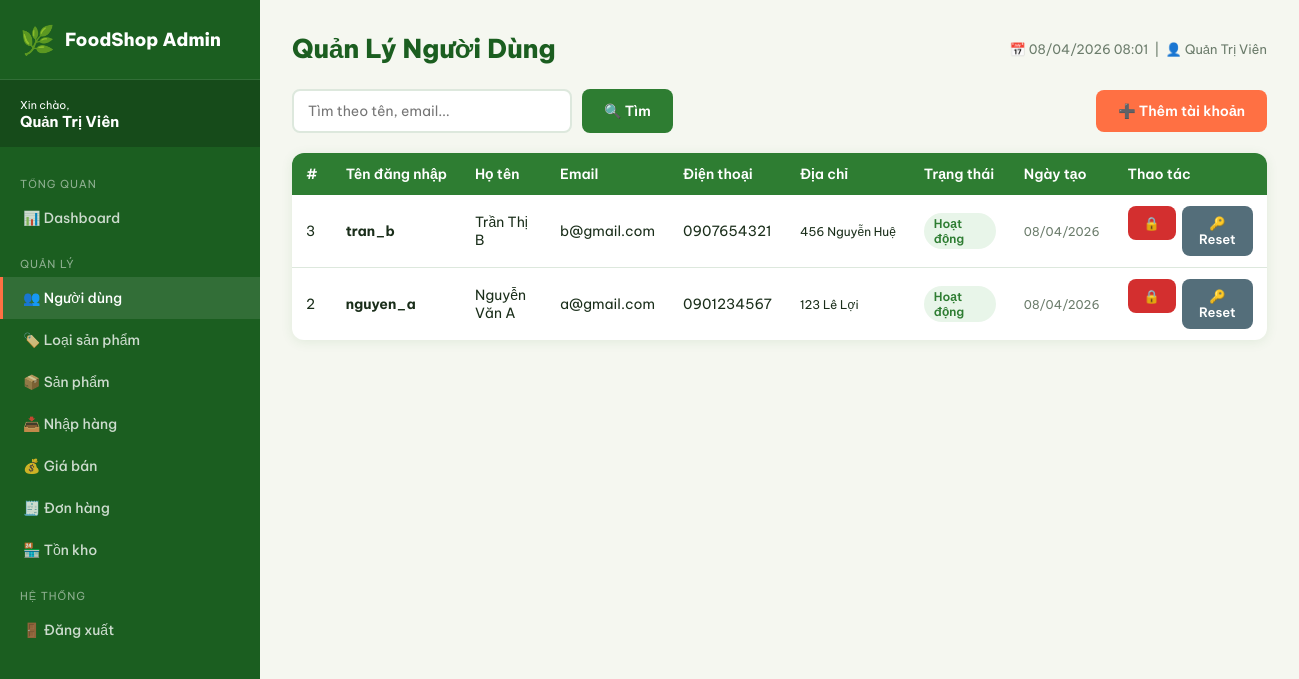
The page /admin/users.php (signed in) on the database its author committed.
### tables this page shows
CREATE TABLE users (
    id INT AUTO_INCREMENT PRIMARY KEY,
    username VARCHAR(100) NOT NULL UNIQUE,
    password VARCHAR(255) NOT NULL,
    fullname VARCHAR(200) NOT NULL,
    email VARCHAR(200) UNIQUE,
    phone VARCHAR(20),
    address TEXT,
    ward VARCHAR(100),
    district VARCHAR(100),
    city VARCHAR(100),
    role ENUM('admin','customer') DEFAULT 'customer',
    status ENUM('active','locked') DEFAULT 'active',
    created_at TIMESTAMP DEFAULT CURRENT_TIMESTAMP
);

### config/functions.php (called while the page is built, shortened)
<?php
function sanitize($str) {
    return htmlspecialchars(trim($str), ENT_QUOTES, 'UTF-8');
}

### admin/users.php (the view, shortened to what this page needs)
<?php
require_once 'includes/header.php';
$q = trim($_GET['q'] ?? '');
$where = "WHERE role='customer'";
$params = [];
$stmt = $pdo->prepare("SELECT * FROM users $where ORDER BY id DESC");
$stmt->execute($params);
$users = $stmt->fetchAll();
?>
<div style="display:flex;justify-content:space-between;align-items:center;margin-bottom:20px;">
    <form style="display:flex;gap:10px;">
        <input type="text" name="q" class="form-control" placeholder="Tìm theo tên, email..." value="<?= sanitize($q) ?>" style="width:280px">
        <button type="submit" class="btn btn-primary">🔍 Tìm</button>
    </form>
    <button class="btn btn-accent" onclick="document.getElementById('modal-add').style.display='flex'">➕ Thêm tài khoản</button>
</div>
<div class="card">
    <div class="table-wrap">
        <table class="table">
            <thead><tr>
                <th>#</th><th>Tên đăng nhập</th><th>Họ tên</th><th>Email</th><th>Điện thoại</th><th>Địa chỉ</th><th>Trạng thái</th><th>Ngày tạo</th><th>Thao tác</th>
            </tr></thead>
            <tbody>
            <?php foreach ($users as $u): ?>
            <tr>
                <td><?= $u['id'] ?></td>
                <td><strong><?= sanitize($u['username']) ?></strong></td>
                <td><?= sanitize($u['fullname']) ?></td>
                <td><?= sanitize($u['email']) ?></td>
                <td><?= sanitize($u['phone']) ?></td>
                <td style="max-width:200px;white-space:nowrap;overflow:hidden;text-overflow:ellipsis;font-size:12px;"><?= sanitize($u['address']) ?></td>
                <td><span class="badge <?= $u['status']==='active'?'badge-success':'badge-danger' ?>"><?= $u['status']==='active'?'Hoạt động':'Bị khóa' ?></span></td>
                <td style="font-size:12px;color:var(--text-muted)"><?= date('d/m/Y', strtotime($u['created_at'])) ?></td>
                <td>
                    <div style="display:flex;gap:6px;">
                        <form method="POST" style="display:inline">
                            <button type="submit" class="btn <?= $u['status']==='active'?'btn-danger':'btn-primary' ?> btn-sm"
                                onclick="return confirm('<?= $u['status']==='active'?'Khóa':'Mở khóa' ?> tài khoản này?')">
                                <?= $u['status']==='active'?'🔒':'🔓' ?>
                            </button>
                        </form>
                        <form method="POST" style="display:inline">
                            <button type="submit" class="btn btn-secondary btn-sm" onclick="return confirm('Reset mật khẩu về 123456?')">🔑 Reset</button>
                        </form>
                    </div>
                </td>
            </tr>
            <?php endforeach; ?>
            </tbody>
        </table>
    </div>
</div>
<?php require_once 'includes/footer.php'; ?>

### assets/css/style.css (style rules this page uses)
:root { --primary: #2e7d32; --primary-light: #4caf50; --primary-dark: #1b5e20; --accent: #ff7043; --accent-light: #ff8a65; --bg: #f5f7f0; --white: #ffffff; --text: #1a2e1a; --text-muted: #6b7c6b; --border: #dde8dd; --shadow: 0 2px 12px rgba(46,125,50,0.10); --shadow-hover: 0 8px 32px rgba(46,125,50,0.18); --radius: 12px; --radius-sm: 8px; }
* { box-sizing: border-box; margin: 0; padding: 0; }
body { font-family: 'Be Vietnam Pro', sans-serif; background: var(--bg); color: var(--text); min-height: 100vh; }
.btn { display: inline-flex; align-items: center; justify-content: center; gap: 6px; padding: 10px 20px; border-radius: var(--radius-sm); font-family: inherit; font-size: 14px; font-weight: 600; cursor: pointer; border: 2px solid transparent; transition: all 0.2s; text-decoration: none; }
.btn-primary { background: var(--primary); color: white; }
.btn-accent { background: var(--accent); color: white; }
.btn-sm { padding: 7px 14px; font-size: 13px; }
.btn-danger { background: #d32f2f; color: white; }
.btn-secondary { background: #546e7a; color: white; }
.form-control { width: 100%; padding: 11px 14px; border: 2px solid var(--border); border-radius: var(--radius-sm); font-family: inherit; font-size: 14px; outline: none; transition: border-color 0.2s; background: white; }
.table-wrap { overflow-x: auto; }
.table { width: 100%; border-collapse: collapse; font-size: 14px; }
.table th { background: var(--primary); color: white; padding: 12px 14px; font-weight: 600; text-align: left; white-space: nowrap; }
.table td { padding: 11px 14px; border-bottom: 1px solid var(--border); vertical-align: middle; }
.table tr:last-child td { border-bottom: none; }
.badge { display: inline-block; padding: 3px 10px; border-radius: 50px; font-size: 12px; font-weight: 600; }
.badge-success { background: #e8f5e9; color: #2e7d32; }
.card { background: white; border-radius: var(--radius); box-shadow: var(--shadow); overflow: hidden; }

### rows shown on the page
users: id "3", username "tran_b", fullname "Trần Thị B", email "b@gmail.com", phone "0907654321", address "456 Nguyễn Huệ", status "Hoạt động", created_at "08/04/2026"
users: id "2", username "nguyen_a", fullname "Nguyễn Văn A", email "a@gmail.com", phone "0901234567", address "123 Lê Lợi", status "Hoạt động", created_at "08/04/2026"

### other values the page prints
$_SESSION['fullname'] "Quản Trị Viên"
$page_title "Quản Lý Người Dùng"
